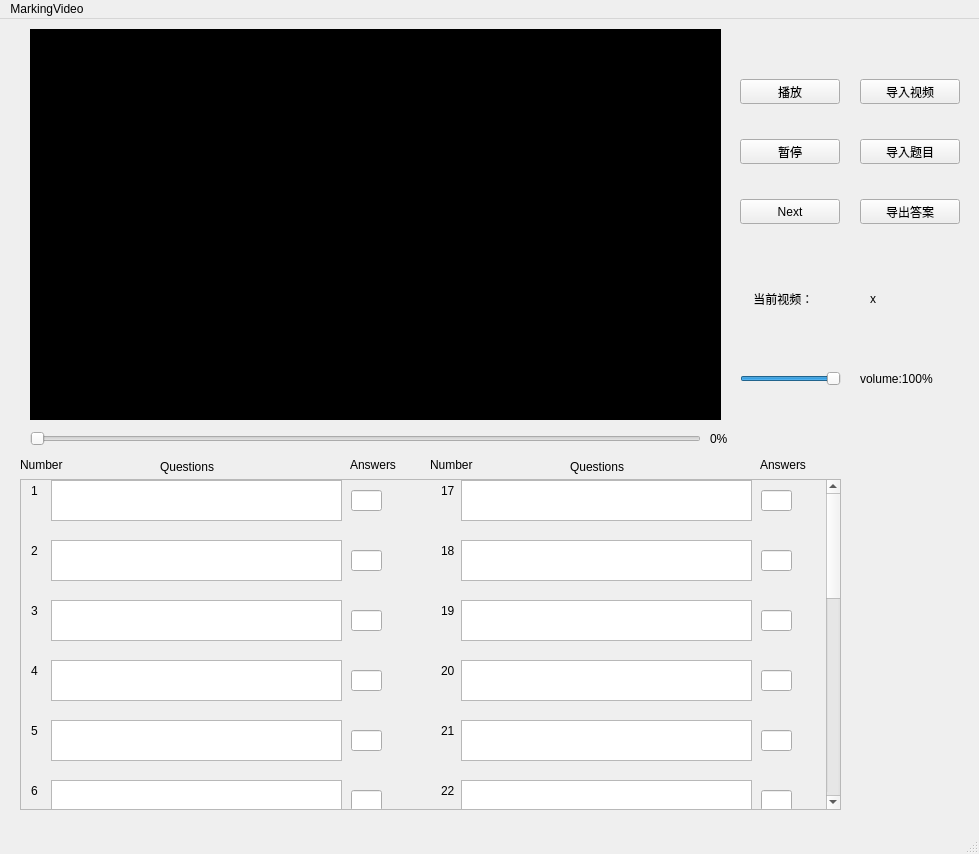
<?xml version="1.0" encoding="UTF-8"?>
<ui version="4.0">
 <class>MainWindow</class>
 <widget class="QMainWindow" name="MainWindow">
  <property name="geometry">
   <rect>
    <x>0</x>
    <y>0</y>
    <width>979</width>
    <height>854</height>
   </rect>
  </property>
  <property name="windowTitle">
   <string>MainWindow</string>
  </property>
  <widget class="QWidget" name="centralwidget">
   <widget class="QScrollArea" name="scrollArea">
    <property name="geometry">
     <rect>
      <x>20</x>
      <y>460</y>
      <width>821</width>
      <height>331</height>
     </rect>
    </property>
    <property name="widgetResizable">
     <bool>false</bool>
    </property>
    <widget class="QWidget" name="scrollAreaWidgetContents">
     <property name="geometry">
      <rect>
       <x>0</x>
       <y>-328</y>
       <width>801</width>
       <height>950</height>
      </rect>
     </property>
     <widget class="QTextBrowser" name="textBrowser_030">
      <property name="geometry">
       <rect>
        <x>440</x>
        <y>780</y>
        <width>291</width>
        <height>41</height>
       </rect>
      </property>
     </widget>
     <widget class="QLabel" name="label_010">
      <property name="geometry">
       <rect>
        <x>10</x>
        <y>540</y>
        <width>21</width>
        <height>21</height>
       </rect>
      </property>
      <property name="text">
       <string>10</string>
      </property>
     </widget>
     <widget class="QTextBrowser" name="textBrowser_026">
      <property name="geometry">
       <rect>
        <x>440</x>
        <y>540</y>
        <width>291</width>
        <height>41</height>
       </rect>
      </property>
     </widget>
     <widget class="QLineEdit" name="lineEdit_023">
      <property name="geometry">
       <rect>
        <x>740</x>
        <y>370</y>
        <width>31</width>
        <height>21</height>
       </rect>
      </property>
     </widget>
     <widget class="QTextBrowser" name="textBrowser_008">
      <property name="geometry">
       <rect>
        <x>30</x>
        <y>420</y>
        <width>291</width>
        <height>41</height>
       </rect>
      </property>
     </widget>
     <widget class="QLineEdit" name="lineEdit_011">
      <property name="geometry">
       <rect>
        <x>330</x>
        <y>610</y>
        <width>31</width>
        <height>21</height>
       </rect>
      </property>
     </widget>
     <widget class="QLineEdit" name="lineEdit_006">
      <property name="geometry">
       <rect>
        <x>330</x>
        <y>310</y>
        <width>31</width>
        <height>21</height>
       </rect>
      </property>
     </widget>
     <widget class="QTextBrowser" name="textBrowser_009">
      <property name="geometry">
       <rect>
        <x>30</x>
        <y>480</y>
        <width>291</width>
        <height>41</height>
       </rect>
      </property>
     </widget>
     <widget class="QTextBrowser" name="textBrowser_018">
      <property name="geometry">
       <rect>
        <x>440</x>
        <y>60</y>
        <width>291</width>
        <height>41</height>
       </rect>
      </property>
     </widget>
     <widget class="QLabel" name="label_019">
      <property name="geometry">
       <rect>
        <x>420</x>
        <y>120</y>
        <width>21</width>
        <height>21</height>
       </rect>
      </property>
      <property name="text">
       <string>19</string>
      </property>
     </widget>
     <widget class="QTextBrowser" name="textBrowser_016">
      <property name="geometry">
       <rect>
        <x>30</x>
        <y>900</y>
        <width>291</width>
        <height>41</height>
       </rect>
      </property>
     </widget>
     <widget class="QLineEdit" name="lineEdit_009">
      <property name="geometry">
       <rect>
        <x>330</x>
        <y>490</y>
        <width>31</width>
        <height>21</height>
       </rect>
      </property>
     </widget>
     <widget class="QLabel" name="label_022">
      <property name="geometry">
       <rect>
        <x>420</x>
        <y>300</y>
        <width>21</width>
        <height>21</height>
       </rect>
      </property>
      <property name="text">
       <string>22</string>
      </property>
     </widget>
     <widget class="QLineEdit" name="lineEdit_021">
      <property name="geometry">
       <rect>
        <x>740</x>
        <y>250</y>
        <width>31</width>
        <height>21</height>
       </rect>
      </property>
     </widget>
     <widget class="QLabel" name="label_021">
      <property name="geometry">
       <rect>
        <x>420</x>
        <y>240</y>
        <width>21</width>
        <height>21</height>
       </rect>
      </property>
      <property name="text">
       <string>21</string>
      </property>
     </widget>
     <widget class="QLabel" name="label_004">
      <property name="geometry">
       <rect>
        <x>10</x>
        <y>180</y>
        <width>21</width>
        <height>21</height>
       </rect>
      </property>
      <property name="text">
       <string>4</string>
      </property>
     </widget>
     <widget class="QTextBrowser" name="textBrowser_003">
      <property name="geometry">
       <rect>
        <x>30</x>
        <y>120</y>
        <width>291</width>
        <height>41</height>
       </rect>
      </property>
     </widget>
     <widget class="QTextBrowser" name="textBrowser_013">
      <property name="geometry">
       <rect>
        <x>30</x>
        <y>720</y>
        <width>291</width>
        <height>41</height>
       </rect>
      </property>
     </widget>
     <widget class="QLabel" name="label_025">
      <property name="geometry">
       <rect>
        <x>420</x>
        <y>480</y>
        <width>21</width>
        <height>21</height>
       </rect>
      </property>
      <property name="text">
       <string>25</string>
      </property>
     </widget>
     <widget class="QTextBrowser" name="textBrowser_031">
      <property name="geometry">
       <rect>
        <x>440</x>
        <y>840</y>
        <width>291</width>
        <height>41</height>
       </rect>
      </property>
     </widget>
     <widget class="QLabel" name="label_031">
      <property name="geometry">
       <rect>
        <x>420</x>
        <y>840</y>
        <width>21</width>
        <height>21</height>
       </rect>
      </property>
      <property name="text">
       <string>31</string>
      </property>
     </widget>
     <widget class="QTextBrowser" name="textBrowser_032">
      <property name="geometry">
       <rect>
        <x>440</x>
        <y>900</y>
        <width>291</width>
        <height>41</height>
       </rect>
      </property>
     </widget>
     <widget class="QLineEdit" name="lineEdit_012">
      <property name="geometry">
       <rect>
        <x>330</x>
        <y>670</y>
        <width>31</width>
        <height>21</height>
       </rect>
      </property>
     </widget>
     <widget class="QLineEdit" name="lineEdit_024">
      <property name="geometry">
       <rect>
        <x>740</x>
        <y>430</y>
        <width>31</width>
        <height>21</height>
       </rect>
      </property>
     </widget>
     <widget class="QTextBrowser" name="textBrowser_012">
      <property name="geometry">
       <rect>
        <x>30</x>
        <y>660</y>
        <width>291</width>
        <height>41</height>
       </rect>
      </property>
     </widget>
     <widget class="QLineEdit" name="lineEdit_028">
      <property name="geometry">
       <rect>
        <x>740</x>
        <y>670</y>
        <width>31</width>
        <height>21</height>
       </rect>
      </property>
     </widget>
     <widget class="QLineEdit" name="lineEdit_025">
      <property name="geometry">
       <rect>
        <x>740</x>
        <y>490</y>
        <width>31</width>
        <height>21</height>
       </rect>
      </property>
     </widget>
     <widget class="QLineEdit" name="lineEdit_010">
      <property name="geometry">
       <rect>
        <x>330</x>
        <y>550</y>
        <width>31</width>
        <height>21</height>
       </rect>
      </property>
     </widget>
     <widget class="QTextBrowser" name="textBrowser_007">
      <property name="geometry">
       <rect>
        <x>30</x>
        <y>360</y>
        <width>291</width>
        <height>41</height>
       </rect>
      </property>
     </widget>
     <widget class="QLineEdit" name="lineEdit_019">
      <property name="geometry">
       <rect>
        <x>740</x>
        <y>130</y>
        <width>31</width>
        <height>21</height>
       </rect>
      </property>
     </widget>
     <widget class="QLabel" name="label_024">
      <property name="geometry">
       <rect>
        <x>420</x>
        <y>420</y>
        <width>21</width>
        <height>21</height>
       </rect>
      </property>
      <property name="text">
       <string>24</string>
      </property>
     </widget>
     <widget class="QLabel" name="label_011">
      <property name="geometry">
       <rect>
        <x>10</x>
        <y>600</y>
        <width>21</width>
        <height>21</height>
       </rect>
      </property>
      <property name="text">
       <string>11</string>
      </property>
     </widget>
     <widget class="QTextBrowser" name="textBrowser_023">
      <property name="geometry">
       <rect>
        <x>440</x>
        <y>360</y>
        <width>291</width>
        <height>41</height>
       </rect>
      </property>
     </widget>
     <widget class="QTextBrowser" name="textBrowser_024">
      <property name="geometry">
       <rect>
        <x>440</x>
        <y>420</y>
        <width>291</width>
        <height>41</height>
       </rect>
      </property>
     </widget>
     <widget class="QLabel" name="label_006">
      <property name="geometry">
       <rect>
        <x>10</x>
        <y>300</y>
        <width>21</width>
        <height>21</height>
       </rect>
      </property>
      <property name="text">
       <string>6</string>
      </property>
     </widget>
     <widget class="QLabel" name="label_029">
      <property name="geometry">
       <rect>
        <x>420</x>
        <y>720</y>
        <width>21</width>
        <height>21</height>
       </rect>
      </property>
      <property name="text">
       <string>29</string>
      </property>
     </widget>
     <widget class="QTextBrowser" name="textBrowser_005">
      <property name="geometry">
       <rect>
        <x>30</x>
        <y>240</y>
        <width>291</width>
        <height>41</height>
       </rect>
      </property>
     </widget>
     <widget class="QLineEdit" name="lineEdit_030">
      <property name="geometry">
       <rect>
        <x>740</x>
        <y>790</y>
        <width>31</width>
        <height>21</height>
       </rect>
      </property>
     </widget>
     <widget class="QLabel" name="label_009">
      <property name="geometry">
       <rect>
        <x>10</x>
        <y>480</y>
        <width>21</width>
        <height>21</height>
       </rect>
      </property>
      <property name="text">
       <string>9</string>
      </property>
     </widget>
     <widget class="QTextBrowser" name="textBrowser_027">
      <property name="geometry">
       <rect>
        <x>440</x>
        <y>600</y>
        <width>291</width>
        <height>41</height>
       </rect>
      </property>
     </widget>
     <widget class="QLineEdit" name="lineEdit_016">
      <property name="geometry">
       <rect>
        <x>330</x>
        <y>910</y>
        <width>31</width>
        <height>21</height>
       </rect>
      </property>
     </widget>
     <widget class="QTextBrowser" name="textBrowser_002">
      <property name="geometry">
       <rect>
        <x>30</x>
        <y>60</y>
        <width>291</width>
        <height>41</height>
       </rect>
      </property>
     </widget>
     <widget class="QTextBrowser" name="textBrowser_004">
      <property name="geometry">
       <rect>
        <x>30</x>
        <y>180</y>
        <width>291</width>
        <height>41</height>
       </rect>
      </property>
     </widget>
     <widget class="QLabel" name="label_027">
      <property name="geometry">
       <rect>
        <x>420</x>
        <y>600</y>
        <width>21</width>
        <height>21</height>
       </rect>
      </property>
      <property name="text">
       <string>27</string>
      </property>
     </widget>
     <widget class="QLineEdit" name="lineEdit_005">
      <property name="geometry">
       <rect>
        <x>330</x>
        <y>250</y>
        <width>31</width>
        <height>21</height>
       </rect>
      </property>
     </widget>
     <widget class="QTextBrowser" name="textBrowser_022">
      <property name="geometry">
       <rect>
        <x>440</x>
        <y>300</y>
        <width>291</width>
        <height>41</height>
       </rect>
      </property>
     </widget>
     <widget class="QLabel" name="label_018">
      <property name="geometry">
       <rect>
        <x>420</x>
        <y>60</y>
        <width>21</width>
        <height>21</height>
       </rect>
      </property>
      <property name="text">
       <string>18</string>
      </property>
     </widget>
     <widget class="QTextBrowser" name="textBrowser_028">
      <property name="geometry">
       <rect>
        <x>440</x>
        <y>660</y>
        <width>291</width>
        <height>41</height>
       </rect>
      </property>
     </widget>
     <widget class="QLabel" name="label_020">
      <property name="geometry">
       <rect>
        <x>420</x>
        <y>180</y>
        <width>21</width>
        <height>21</height>
       </rect>
      </property>
      <property name="text">
       <string>20</string>
      </property>
     </widget>
     <widget class="QTextBrowser" name="textBrowser_010">
      <property name="geometry">
       <rect>
        <x>30</x>
        <y>540</y>
        <width>291</width>
        <height>41</height>
       </rect>
      </property>
     </widget>
     <widget class="QLabel" name="label_032">
      <property name="geometry">
       <rect>
        <x>420</x>
        <y>900</y>
        <width>21</width>
        <height>21</height>
       </rect>
      </property>
      <property name="text">
       <string>32</string>
      </property>
     </widget>
     <widget class="QLineEdit" name="lineEdit_002">
      <property name="geometry">
       <rect>
        <x>330</x>
        <y>70</y>
        <width>31</width>
        <height>21</height>
       </rect>
      </property>
     </widget>
     <widget class="QLineEdit" name="lineEdit_013">
      <property name="geometry">
       <rect>
        <x>330</x>
        <y>730</y>
        <width>31</width>
        <height>21</height>
       </rect>
      </property>
     </widget>
     <widget class="QLabel" name="label_023">
      <property name="geometry">
       <rect>
        <x>420</x>
        <y>360</y>
        <width>21</width>
        <height>21</height>
       </rect>
      </property>
      <property name="text">
       <string>23</string>
      </property>
     </widget>
     <widget class="QLabel" name="label_030">
      <property name="geometry">
       <rect>
        <x>420</x>
        <y>780</y>
        <width>21</width>
        <height>21</height>
       </rect>
      </property>
      <property name="text">
       <string>30</string>
      </property>
     </widget>
     <widget class="QTextBrowser" name="textBrowser_025">
      <property name="geometry">
       <rect>
        <x>440</x>
        <y>480</y>
        <width>291</width>
        <height>41</height>
       </rect>
      </property>
     </widget>
     <widget class="QLineEdit" name="lineEdit_020">
      <property name="geometry">
       <rect>
        <x>740</x>
        <y>190</y>
        <width>31</width>
        <height>21</height>
       </rect>
      </property>
     </widget>
     <widget class="QTextBrowser" name="textBrowser_001">
      <property name="geometry">
       <rect>
        <x>30</x>
        <y>0</y>
        <width>291</width>
        <height>41</height>
       </rect>
      </property>
      <property name="html">
       <string>&lt;!DOCTYPE HTML PUBLIC &quot;-//W3C//DTD HTML 4.0//EN&quot; &quot;http://www.w3.org/TR/REC-html40/strict.dtd&quot;&gt;
&lt;html&gt;&lt;head&gt;&lt;meta name=&quot;qrichtext&quot; content=&quot;1&quot; /&gt;&lt;style type=&quot;text/css&quot;&gt;
p, li { white-space: pre-wrap; }
&lt;/style&gt;&lt;/head&gt;&lt;body style=&quot; font-family:'SimSun'; font-size:9pt; font-weight:400; font-style:normal;&quot;&gt;
&lt;p style=&quot;-qt-paragraph-type:empty; margin-top:0px; margin-bottom:0px; margin-left:0px; margin-right:0px; -qt-block-indent:0; text-indent:0px;&quot;&gt;&lt;br /&gt;&lt;/p&gt;&lt;/body&gt;&lt;/html&gt;</string>
      </property>
     </widget>
     <widget class="QTextBrowser" name="textBrowser_019">
      <property name="geometry">
       <rect>
        <x>440</x>
        <y>120</y>
        <width>291</width>
        <height>41</height>
       </rect>
      </property>
     </widget>
     <widget class="QTextBrowser" name="textBrowser_017">
      <property name="geometry">
       <rect>
        <x>440</x>
        <y>0</y>
        <width>291</width>
        <height>41</height>
       </rect>
      </property>
     </widget>
     <widget class="QLabel" name="label_005">
      <property name="geometry">
       <rect>
        <x>10</x>
        <y>240</y>
        <width>21</width>
        <height>21</height>
       </rect>
      </property>
      <property name="text">
       <string>5</string>
      </property>
     </widget>
     <widget class="QLabel" name="label_014">
      <property name="geometry">
       <rect>
        <x>10</x>
        <y>780</y>
        <width>21</width>
        <height>21</height>
       </rect>
      </property>
      <property name="text">
       <string>14</string>
      </property>
     </widget>
     <widget class="QLabel" name="label_003">
      <property name="geometry">
       <rect>
        <x>10</x>
        <y>120</y>
        <width>21</width>
        <height>21</height>
       </rect>
      </property>
      <property name="text">
       <string>3</string>
      </property>
     </widget>
     <widget class="QLineEdit" name="lineEdit_003">
      <property name="geometry">
       <rect>
        <x>330</x>
        <y>130</y>
        <width>31</width>
        <height>21</height>
       </rect>
      </property>
     </widget>
     <widget class="QLabel" name="label_002">
      <property name="geometry">
       <rect>
        <x>10</x>
        <y>60</y>
        <width>21</width>
        <height>21</height>
       </rect>
      </property>
      <property name="text">
       <string>2</string>
      </property>
     </widget>
     <widget class="QLabel" name="label_008">
      <property name="geometry">
       <rect>
        <x>10</x>
        <y>420</y>
        <width>21</width>
        <height>21</height>
       </rect>
      </property>
      <property name="text">
       <string>8</string>
      </property>
     </widget>
     <widget class="QLineEdit" name="lineEdit_017">
      <property name="geometry">
       <rect>
        <x>740</x>
        <y>10</y>
        <width>31</width>
        <height>21</height>
       </rect>
      </property>
     </widget>
     <widget class="QLabel" name="label_026">
      <property name="geometry">
       <rect>
        <x>420</x>
        <y>540</y>
        <width>21</width>
        <height>21</height>
       </rect>
      </property>
      <property name="text">
       <string>26</string>
      </property>
     </widget>
     <widget class="QLineEdit" name="lineEdit_008">
      <property name="geometry">
       <rect>
        <x>330</x>
        <y>430</y>
        <width>31</width>
        <height>21</height>
       </rect>
      </property>
     </widget>
     <widget class="QLineEdit" name="lineEdit_029">
      <property name="geometry">
       <rect>
        <x>740</x>
        <y>730</y>
        <width>31</width>
        <height>21</height>
       </rect>
      </property>
     </widget>
     <widget class="QLabel" name="label_015">
      <property name="geometry">
       <rect>
        <x>10</x>
        <y>840</y>
        <width>21</width>
        <height>21</height>
       </rect>
      </property>
      <property name="text">
       <string>15</string>
      </property>
     </widget>
     <widget class="QLabel" name="label_013">
      <property name="geometry">
       <rect>
        <x>10</x>
        <y>720</y>
        <width>21</width>
        <height>21</height>
       </rect>
      </property>
      <property name="text">
       <string>13</string>
      </property>
     </widget>
     <widget class="QTextBrowser" name="textBrowser_029">
      <property name="geometry">
       <rect>
        <x>440</x>
        <y>720</y>
        <width>291</width>
        <height>41</height>
       </rect>
      </property>
     </widget>
     <widget class="QTextBrowser" name="textBrowser_015">
      <property name="geometry">
       <rect>
        <x>30</x>
        <y>840</y>
        <width>291</width>
        <height>41</height>
       </rect>
      </property>
     </widget>
     <widget class="QLabel" name="label_012">
      <property name="geometry">
       <rect>
        <x>10</x>
        <y>660</y>
        <width>21</width>
        <height>21</height>
       </rect>
      </property>
      <property name="text">
       <string>12</string>
      </property>
     </widget>
     <widget class="QTextBrowser" name="textBrowser_020">
      <property name="geometry">
       <rect>
        <x>440</x>
        <y>180</y>
        <width>291</width>
        <height>41</height>
       </rect>
      </property>
     </widget>
     <widget class="QTextBrowser" name="textBrowser_011">
      <property name="geometry">
       <rect>
        <x>30</x>
        <y>600</y>
        <width>291</width>
        <height>41</height>
       </rect>
      </property>
     </widget>
     <widget class="QLabel" name="label_028">
      <property name="geometry">
       <rect>
        <x>420</x>
        <y>660</y>
        <width>21</width>
        <height>21</height>
       </rect>
      </property>
      <property name="text">
       <string>28</string>
      </property>
     </widget>
     <widget class="QLabel" name="label_001">
      <property name="geometry">
       <rect>
        <x>10</x>
        <y>0</y>
        <width>21</width>
        <height>21</height>
       </rect>
      </property>
      <property name="text">
       <string>1</string>
      </property>
     </widget>
     <widget class="QTextBrowser" name="textBrowser_014">
      <property name="geometry">
       <rect>
        <x>30</x>
        <y>780</y>
        <width>291</width>
        <height>41</height>
       </rect>
      </property>
     </widget>
     <widget class="QLabel" name="label_017">
      <property name="geometry">
       <rect>
        <x>420</x>
        <y>0</y>
        <width>21</width>
        <height>21</height>
       </rect>
      </property>
      <property name="text">
       <string>17</string>
      </property>
     </widget>
     <widget class="QLineEdit" name="lineEdit_001">
      <property name="geometry">
       <rect>
        <x>330</x>
        <y>10</y>
        <width>31</width>
        <height>21</height>
       </rect>
      </property>
      <property name="text">
       <string/>
      </property>
     </widget>
     <widget class="QLineEdit" name="lineEdit_022">
      <property name="geometry">
       <rect>
        <x>740</x>
        <y>310</y>
        <width>31</width>
        <height>21</height>
       </rect>
      </property>
     </widget>
     <widget class="QLineEdit" name="lineEdit_007">
      <property name="geometry">
       <rect>
        <x>330</x>
        <y>370</y>
        <width>31</width>
        <height>21</height>
       </rect>
      </property>
     </widget>
     <widget class="QLineEdit" name="lineEdit_014">
      <property name="geometry">
       <rect>
        <x>330</x>
        <y>790</y>
        <width>31</width>
        <height>21</height>
       </rect>
      </property>
     </widget>
     <widget class="QLineEdit" name="lineEdit_004">
      <property name="geometry">
       <rect>
        <x>330</x>
        <y>190</y>
        <width>31</width>
        <height>21</height>
       </rect>
      </property>
     </widget>
     <widget class="QLineEdit" name="lineEdit_027">
      <property name="geometry">
       <rect>
        <x>740</x>
        <y>610</y>
        <width>31</width>
        <height>21</height>
       </rect>
      </property>
     </widget>
     <widget class="QLineEdit" name="lineEdit_015">
      <property name="geometry">
       <rect>
        <x>330</x>
        <y>850</y>
        <width>31</width>
        <height>21</height>
       </rect>
      </property>
     </widget>
     <widget class="QLabel" name="label_007">
      <property name="geometry">
       <rect>
        <x>10</x>
        <y>360</y>
        <width>21</width>
        <height>21</height>
       </rect>
      </property>
      <property name="text">
       <string>7</string>
      </property>
     </widget>
     <widget class="QLineEdit" name="lineEdit_026">
      <property name="geometry">
       <rect>
        <x>740</x>
        <y>550</y>
        <width>31</width>
        <height>21</height>
       </rect>
      </property>
     </widget>
     <widget class="QLineEdit" name="lineEdit_018">
      <property name="geometry">
       <rect>
        <x>740</x>
        <y>70</y>
        <width>31</width>
        <height>21</height>
       </rect>
      </property>
     </widget>
     <widget class="QTextBrowser" name="textBrowser_006">
      <property name="geometry">
       <rect>
        <x>30</x>
        <y>300</y>
        <width>291</width>
        <height>41</height>
       </rect>
      </property>
     </widget>
     <widget class="QLabel" name="label_016">
      <property name="geometry">
       <rect>
        <x>10</x>
        <y>900</y>
        <width>21</width>
        <height>21</height>
       </rect>
      </property>
      <property name="text">
       <string>16</string>
      </property>
     </widget>
     <widget class="QTextBrowser" name="textBrowser_021">
      <property name="geometry">
       <rect>
        <x>440</x>
        <y>240</y>
        <width>291</width>
        <height>41</height>
       </rect>
      </property>
     </widget>
     <widget class="QLineEdit" name="lineEdit_031">
      <property name="geometry">
       <rect>
        <x>740</x>
        <y>850</y>
        <width>31</width>
        <height>21</height>
       </rect>
      </property>
     </widget>
     <widget class="QLineEdit" name="lineEdit_032">
      <property name="geometry">
       <rect>
        <x>740</x>
        <y>910</y>
        <width>31</width>
        <height>21</height>
       </rect>
      </property>
     </widget>
    </widget>
   </widget>
   <widget class="QLabel" name="label_num1">
    <property name="geometry">
     <rect>
      <x>20</x>
      <y>440</y>
      <width>54</width>
      <height>12</height>
     </rect>
    </property>
    <property name="text">
     <string>Number</string>
    </property>
   </widget>
   <widget class="QLabel" name="label_que1">
    <property name="geometry">
     <rect>
      <x>160</x>
      <y>440</y>
      <width>81</width>
      <height>16</height>
     </rect>
    </property>
    <property name="text">
     <string>Questions</string>
    </property>
   </widget>
   <widget class="QLabel" name="label_ans1">
    <property name="geometry">
     <rect>
      <x>350</x>
      <y>440</y>
      <width>54</width>
      <height>12</height>
     </rect>
    </property>
    <property name="text">
     <string>Answers</string>
    </property>
   </widget>
   <widget class="QLabel" name="label_ans2">
    <property name="geometry">
     <rect>
      <x>760</x>
      <y>440</y>
      <width>54</width>
      <height>12</height>
     </rect>
    </property>
    <property name="text">
     <string>Answers</string>
    </property>
   </widget>
   <widget class="QLabel" name="label_num2">
    <property name="geometry">
     <rect>
      <x>430</x>
      <y>440</y>
      <width>54</width>
      <height>12</height>
     </rect>
    </property>
    <property name="text">
     <string>Number</string>
    </property>
   </widget>
   <widget class="QLabel" name="label_que2">
    <property name="geometry">
     <rect>
      <x>570</x>
      <y>440</y>
      <width>81</width>
      <height>16</height>
     </rect>
    </property>
    <property name="text">
     <string>Questions</string>
    </property>
   </widget>
   <widget class="myVideoWidget" name="wgt_video" native="true">
    <property name="geometry">
     <rect>
      <x>30</x>
      <y>10</y>
      <width>691</width>
      <height>391</height>
     </rect>
    </property>
    <property name="minimumSize">
     <size>
      <width>410</width>
      <height>200</height>
     </size>
    </property>
    <property name="maximumSize">
     <size>
      <width>16777215</width>
      <height>16777215</height>
     </size>
    </property>
    <property name="palette">
     <palette>
      <active>
       <colorrole role="Base">
        <brush brushstyle="SolidPattern">
         <color alpha="255">
          <red>255</red>
          <green>255</green>
          <blue>255</blue>
         </color>
        </brush>
       </colorrole>
       <colorrole role="Window">
        <brush brushstyle="SolidPattern">
         <color alpha="255">
          <red>0</red>
          <green>0</green>
          <blue>0</blue>
         </color>
        </brush>
       </colorrole>
      </active>
      <inactive>
       <colorrole role="Base">
        <brush brushstyle="SolidPattern">
         <color alpha="255">
          <red>255</red>
          <green>255</green>
          <blue>255</blue>
         </color>
        </brush>
       </colorrole>
       <colorrole role="Window">
        <brush brushstyle="SolidPattern">
         <color alpha="255">
          <red>0</red>
          <green>0</green>
          <blue>0</blue>
         </color>
        </brush>
       </colorrole>
      </inactive>
      <disabled>
       <colorrole role="Base">
        <brush brushstyle="SolidPattern">
         <color alpha="255">
          <red>0</red>
          <green>0</green>
          <blue>0</blue>
         </color>
        </brush>
       </colorrole>
       <colorrole role="Window">
        <brush brushstyle="SolidPattern">
         <color alpha="255">
          <red>0</red>
          <green>0</green>
          <blue>0</blue>
         </color>
        </brush>
       </colorrole>
      </disabled>
     </palette>
    </property>
    <property name="autoFillBackground">
     <bool>true</bool>
    </property>
   </widget>
   <widget class="QLabel" name="lab_video">
    <property name="geometry">
     <rect>
      <x>710</x>
      <y>410</y>
      <width>41</width>
      <height>20</height>
     </rect>
    </property>
    <property name="maximumSize">
     <size>
      <width>16777215</width>
      <height>50</height>
     </size>
    </property>
    <property name="text">
     <string>0%</string>
    </property>
   </widget>
   <widget class="myVideoSlider" name="sld_video">
    <property name="geometry">
     <rect>
      <x>30</x>
      <y>410</y>
      <width>671</width>
      <height>20</height>
     </rect>
    </property>
    <property name="minimumSize">
     <size>
      <width>410</width>
      <height>0</height>
     </size>
    </property>
    <property name="maximumSize">
     <size>
      <width>16777215</width>
      <height>20</height>
     </size>
    </property>
    <property name="maximum">
     <number>100</number>
    </property>
    <property name="orientation">
     <enum>Qt::Horizontal</enum>
    </property>
   </widget>
   <widget class="QPushButton" name="btn_next">
    <property name="geometry">
     <rect>
      <x>740</x>
      <y>180</y>
      <width>100</width>
      <height>25</height>
     </rect>
    </property>
    <property name="text">
     <string>Next</string>
    </property>
   </widget>
   <widget class="QPushButton" name="btn_questions">
    <property name="geometry">
     <rect>
      <x>860</x>
      <y>120</y>
      <width>100</width>
      <height>25</height>
     </rect>
    </property>
    <property name="text">
     <string>导入题目</string>
    </property>
   </widget>
   <widget class="QPushButton" name="btn_open">
    <property name="geometry">
     <rect>
      <x>860</x>
      <y>60</y>
      <width>100</width>
      <height>25</height>
     </rect>
    </property>
    <property name="maximumSize">
     <size>
      <width>100</width>
      <height>25</height>
     </size>
    </property>
    <property name="text">
     <string>导入视频</string>
    </property>
   </widget>
   <widget class="QPushButton" name="btn_play">
    <property name="geometry">
     <rect>
      <x>740</x>
      <y>60</y>
      <width>100</width>
      <height>25</height>
     </rect>
    </property>
    <property name="maximumSize">
     <size>
      <width>100</width>
      <height>25</height>
     </size>
    </property>
    <property name="text">
     <string>播放</string>
    </property>
   </widget>
   <widget class="QPushButton" name="btn_stop">
    <property name="geometry">
     <rect>
      <x>740</x>
      <y>120</y>
      <width>100</width>
      <height>25</height>
     </rect>
    </property>
    <property name="maximumSize">
     <size>
      <width>100</width>
      <height>25</height>
     </size>
    </property>
    <property name="text">
     <string>暂停</string>
    </property>
   </widget>
   <widget class="QSlider" name="sld_audio">
    <property name="geometry">
     <rect>
      <x>740</x>
      <y>350</y>
      <width>101</width>
      <height>20</height>
     </rect>
    </property>
    <property name="minimumSize">
     <size>
      <width>100</width>
      <height>0</height>
     </size>
    </property>
    <property name="maximumSize">
     <size>
      <width>150</width>
      <height>20</height>
     </size>
    </property>
    <property name="value">
     <number>99</number>
    </property>
    <property name="orientation">
     <enum>Qt::Horizontal</enum>
    </property>
   </widget>
   <widget class="QLabel" name="lab_audio">
    <property name="geometry">
     <rect>
      <x>860</x>
      <y>350</y>
      <width>101</width>
      <height>20</height>
     </rect>
    </property>
    <property name="text">
     <string>volume:100%</string>
    </property>
   </widget>
   <widget class="QPushButton" name="btn_save">
    <property name="geometry">
     <rect>
      <x>860</x>
      <y>180</y>
      <width>100</width>
      <height>25</height>
     </rect>
    </property>
    <property name="text">
     <string>导出答案</string>
    </property>
   </widget>
   <widget class="QLabel" name="qid">
    <property name="geometry">
     <rect>
      <x>870</x>
      <y>270</y>
      <width>71</width>
      <height>20</height>
     </rect>
    </property>
    <property name="text">
     <string>x</string>
    </property>
   </widget>
   <widget class="QLabel" name="label_video">
    <property name="geometry">
     <rect>
      <x>740</x>
      <y>270</y>
      <width>111</width>
      <height>19</height>
     </rect>
    </property>
    <property name="text">
     <string>    当前视频：</string>
    </property>
   </widget>
  </widget>
  <widget class="QMenuBar" name="menubar">
   <property name="geometry">
    <rect>
     <x>0</x>
     <y>0</y>
     <width>979</width>
     <height>26</height>
    </rect>
   </property>
   <widget class="QMenu" name="menuMarkingVideo">
    <property name="title">
     <string>MarkingVideo</string>
    </property>
   </widget>
   <addaction name="menuMarkingVideo"/>
  </widget>
  <widget class="QStatusBar" name="statusbar"/>
 </widget>
 <customwidgets>
  <customwidget>
   <class>myVideoWidget</class>
   <extends>QWidget</extends>
   <header>myVideoWidget.h</header>
   <container>1</container>
  </customwidget>
  <customwidget>
   <class>myVideoSlider</class>
   <extends>QSlider</extends>
   <header>myvideoslider.h</header>
  </customwidget>
 </customwidgets>
 <resources/>
 <connections/>
</ui>
